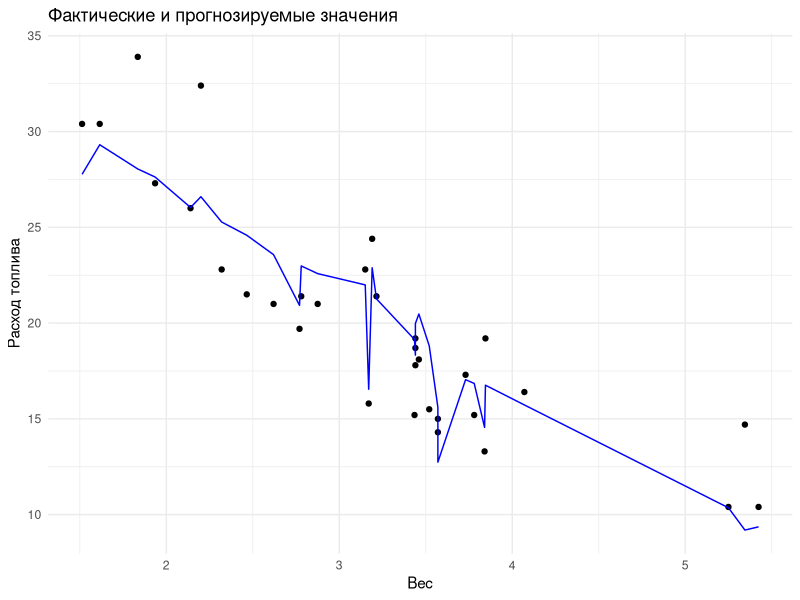

This chart was generated by the following R code:
data("mtcars")
library(lmtest)
# print(head(mtcars))
# str(mtcars)

# model_simple <- lm(mpg ~ wt, data = mtcars)
# print(summary(model_simple))

model_multiple <- lm(mpg ~ wt + hp, data = mtcars)
# print(summary(model_multiple))
# plot(model_multiple, which = 2)
# print(bptest(model_multiple)
# print(cor(mtcars$wt, mtcars$hp))
# print(summary(model_multiple))
# print(anova(model_multiple))
new_data <- data.frame(wt = c(3.5, 4.0), hp = c(150, 200))
predictions <- predict(model_multiple, newdata = new_data, interval =
                         "confidence")
# print(predictions)

library(ggplot2)
ggplot(mtcars, aes(x = wt, y = mpg)) +
  geom_point() +
  geom_line(aes(y = predict(model_multiple)), color = "blue") +
  labs(title = "Фактические и прогнозируемые значения", x = "Вес", y =
         "Расход топлива") +
  theme_minimal()
